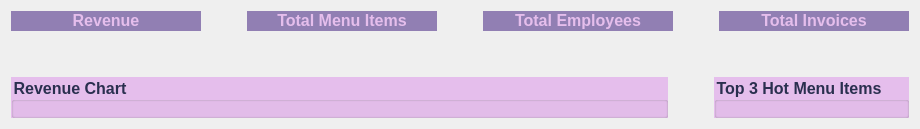
        <widget class="QWidget" name="tab_StatisticsDashboard_3">
         <attribute name="title">
          <string>Statistics Dashboard</string>
         </attribute>
         <layout class="QGridLayout" name="gridLayout_5">
          <item row="0" column="0">
           <layout class="QGridLayout" name="gridLayout_4">
            <item row="1" column="0">
             <spacer name="verticalSpacer">
              <property name="orientation">
               <enum>Qt::Vertical</enum>
              </property>
              <property name="sizeType">
               <enum>QSizePolicy::Minimum</enum>
              </property>
              <property name="sizeHint" stdset="0">
               <size>
                <width>20</width>
                <height>40</height>
               </size>
              </property>
             </spacer>
            </item>
            <item row="2" column="0">
             <layout class="QGridLayout" name="gridLayout_7">
              <item row="0" column="0">
               <widget class="QGroupBox" name="groupBoxRevenueChart">
                <property name="sizePolicy">
                 <sizepolicy hsizetype="Expanding" vsizetype="Expanding">
                  <horstretch>0</horstretch>
                  <verstretch>0</verstretch>
                 </sizepolicy>
                </property>
                <property name="font">
                 <font>
                  <family>Arial</family>
                  <pointsize>12</pointsize>
                  <weight>75</weight>
                  <bold>true</bold>
                 </font>
                </property>
                <property name="styleSheet">
                 <string notr="true">color: rgb(42, 47, 79);
background-color: rgb(229, 190, 236);</string>
                </property>
                <property name="title">
                 <string>Revenue Chart</string>
                </property>
               </widget>
              </item>
              <item row="0" column="2">
               <widget class="QGroupBox" name="groupBoxTop3Chart">
                <property name="font">
                 <font>
                  <family>Arial</family>
                  <pointsize>12</pointsize>
                  <weight>75</weight>
                  <bold>true</bold>
                 </font>
                </property>
                <property name="styleSheet">
                 <string notr="true">color: rgb(42, 47, 79);
background-color: rgb(229, 190, 236);</string>
                </property>
                <property name="title">
                 <string>Top 3 Hot Menu Items</string>
                </property>
               </widget>
              </item>
              <item row="0" column="1">
               <spacer name="horizontalSpacer">
                <property name="orientation">
                 <enum>Qt::Horizontal</enum>
                </property>
                <property name="sizeType">
                 <enum>QSizePolicy::Minimum</enum>
                </property>
                <property name="sizeHint" stdset="0">
                 <size>
                  <width>40</width>
                  <height>20</height>
                 </size>
                </property>
               </spacer>
              </item>
             </layout>
            </item>
            <item row="0" column="0">
             <layout class="QGridLayout" name="gridLayout_3">
              <item row="0" column="2">
               <widget class="QLabel" name="label_TotalMenuItems">
                <property name="sizePolicy">
                 <sizepolicy hsizetype="Expanding" vsizetype="Expanding">
                  <horstretch>0</horstretch>
                  <verstretch>0</verstretch>
                 </sizepolicy>
                </property>
                <property name="minimumSize">
                 <size>
                  <width>190</width>
                  <height>0</height>
                 </size>
                </property>
                <property name="font">
                 <font>
                  <family>Arial</family>
                  <pointsize>12</pointsize>
                  <weight>75</weight>
                  <bold>true</bold>
                 </font>
                </property>
                <property name="styleSheet">
                 <string notr="true">background-color: rgb(145, 127, 179);
color: rgb(229, 190, 236);</string>
                </property>
                <property name="text">
                 <string>&lt;html&gt;&lt;head/&gt;&lt;body&gt;&lt;p align=&quot;center&quot;&gt;&lt;span style=&quot; font-size:12pt;&quot;&gt;Total Menu Items&lt;/span&gt;&lt;/p&gt;&lt;/body&gt;&lt;/html&gt;</string>
                </property>
               </widget>
              </item>
              <item row="0" column="4">
               <widget class="QLabel" name="label_TotalEmployees">
                <property name="sizePolicy">
                 <sizepolicy hsizetype="Expanding" vsizetype="Expanding">
                  <horstretch>0</horstretch>
                  <verstretch>0</verstretch>
                 </sizepolicy>
                </property>
                <property name="minimumSize">
                 <size>
                  <width>190</width>
                  <height>0</height>
                 </size>
                </property>
                <property name="font">
                 <font>
                  <family>Arial</family>
                  <pointsize>12</pointsize>
                  <weight>75</weight>
                  <bold>true</bold>
                 </font>
                </property>
                <property name="styleSheet">
                 <string notr="true">background-color: rgb(145, 127, 179);
color: rgb(229, 190, 236);</string>
                </property>
                <property name="text">
                 <string>&lt;html&gt;&lt;head/&gt;&lt;body&gt;&lt;p align=&quot;center&quot;&gt;Total Employees&lt;/p&gt;&lt;/body&gt;&lt;/html&gt;</string>
                </property>
               </widget>
              </item>
              <item row="0" column="1">
               <spacer name="horizontalSpacer_9">
                <property name="orientation">
                 <enum>Qt::Horizontal</enum>
                </property>
                <property name="sizeHint" stdset="0">
                 <size>
                  <width>40</width>
                  <height>20</height>
                 </size>
                </property>
               </spacer>
              </item>
              <item row="0" column="5">
               <spacer name="horizontalSpacer_10">
                <property name="orientation">
                 <enum>Qt::Horizontal</enum>
                </property>
                <property name="sizeHint" stdset="0">
                 <size>
                  <width>40</width>
                  <height>20</height>
                 </size>
                </property>
               </spacer>
              </item>
              <item row="0" column="3">
               <spacer name="horizontalSpacer_11">
                <property name="orientation">
                 <enum>Qt::Horizontal</enum>
                </property>
                <property name="sizeHint" stdset="0">
                 <size>
                  <width>40</width>
                  <height>20</height>
                 </size>
                </property>
               </spacer>
              </item>
              <item row="0" column="6">
               <widget class="QLabel" name="label_TotalInvoices">
                <property name="sizePolicy">
                 <sizepolicy hsizetype="Expanding" vsizetype="Expanding">
                  <horstretch>0</horstretch>
                  <verstretch>0</verstretch>
                 </sizepolicy>
                </property>
                <property name="minimumSize">
                 <size>
                  <width>190</width>
                  <height>0</height>
                 </size>
                </property>
                <property name="font">
                 <font>
                  <family>Arial</family>
                  <pointsize>12</pointsize>
                  <weight>75</weight>
                  <bold>true</bold>
                 </font>
                </property>
                <property name="styleSheet">
                 <string notr="true">background-color: rgb(145, 127, 179);
color: rgb(229, 190, 236);</string>
                </property>
                <property name="text">
                 <string>&lt;html&gt;&lt;head/&gt;&lt;body&gt;&lt;p align=&quot;center&quot;&gt;Total Invoices&lt;/p&gt;&lt;/body&gt;&lt;/html&gt;</string>
                </property>
               </widget>
              </item>
              <item row="0" column="0">
               <widget class="QLabel" name="label_Revenue">
                <property name="sizePolicy">
                 <sizepolicy hsizetype="Expanding" vsizetype="Expanding">
                  <horstretch>0</horstretch>
                  <verstretch>0</verstretch>
                 </sizepolicy>
                </property>
                <property name="minimumSize">
                 <size>
                  <width>190</width>
                  <height>0</height>
                 </size>
                </property>
                <property name="font">
                 <font>
                  <family>Arial</family>
                  <pointsize>12</pointsize>
                  <weight>75</weight>
                  <bold>true</bold>
                 </font>
                </property>
                <property name="styleSheet">
                 <string notr="true">background-color: rgb(145, 127, 179);
color: rgb(229, 190, 236);</string>
                </property>
                <property name="text">
                 <string>&lt;html&gt;&lt;head/&gt;&lt;body&gt;&lt;p align=&quot;center&quot;&gt;Revenue&lt;/p&gt;&lt;/body&gt;&lt;/html&gt;</string>
                </property>
               </widget>
              </item>
             </layout>
            </item>
           </layout>
          </item>
         </layout>
        </widget>
